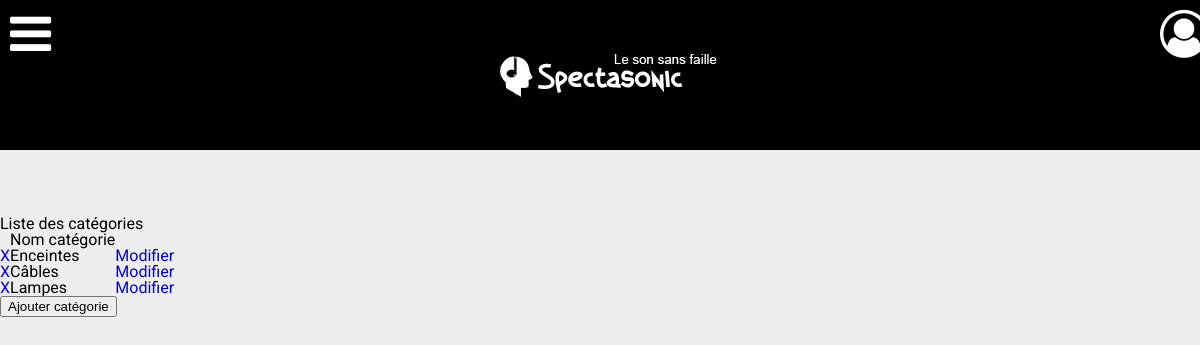
The app's page /admin/CategArticle/lstArticleCateg.php, older data.
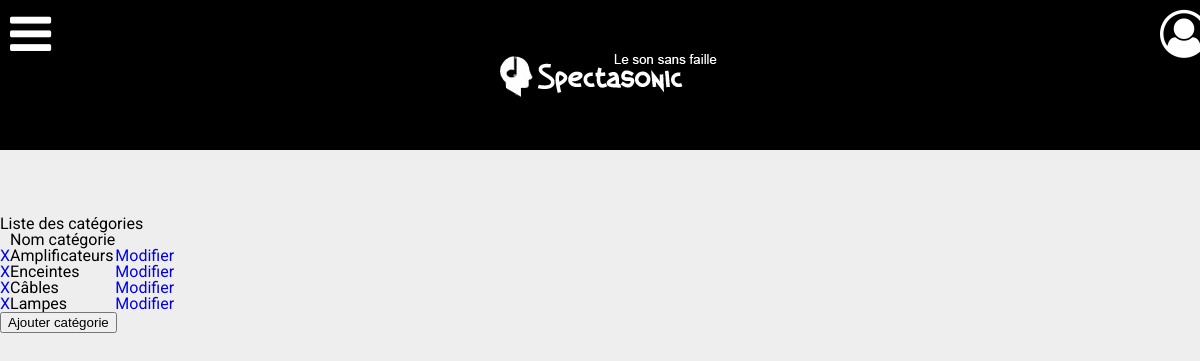
The same page, newer data.
### tables this page shows
CREATE TABLE IF NOT EXISTS `article_category` (
  `code` INT(11) NOT NULL,
  `name` VARCHAR(50) CHARACTER SET 'utf8' COLLATE 'utf8_unicode_ci' NOT NULL,
  `description` LONGTEXT CHARACTER SET 'utf8' COLLATE 'utf8_unicode_ci' NULL DEFAULT NULL,
  `language_id_language` INT(11) NOT NULL,
  PRIMARY KEY (`code`, `language_id_language`),
  INDEX `fk_article_category_language1_idx` (`language_id_language` ASC),
  CONSTRAINT `fk_article_category_language1`
    FOREIGN KEY (`language_id_language`)
    REFERENCES `language` (`id_language`)
    ON DELETE CASCADE
    ON UPDATE CASCADE);

### Class/Functions.php (called while the page is built, shortened)
<?php
require_once("DbConnection.php");
require_once("ProductCategs.php");
Class Functions{
  private $productCategs;
  function __construct(){
    $this->_DB = new DbConnection();
    $this->productCategs = new ProductCategs($this->_DB);
  }
  function getProductsCategsByLang($language)
  {
    return $this->productCategs->getProductsCategsByLang($language);
  }
}

### Class/ProductCategs.php (called while the page is built, shortened)
<?php
class ProductCategs {
   private $DB;
   function __construct($DB) {
     $this->DB = $DB;
   }
   public function getProductsCategsByLang($idlanguage)
   {
     $sql = "SELECT code, name, description FROM article_category WHERE language_id_language = :idLanguage";
     $array = array(
       ':idLanguage' => $idlanguage);
     $sth = $this->DB->query($sql, $array);
     return $sth->fetchAll(PDO::FETCH_ASSOC);
   }
 }

### Class/DbConnection.php (called while the page is built, shortened)
<?php
class DbConnection {
    private $dsn = 'mysql:dbname=pepsi2;host=localhost';
    private  $user = 'admin';
    private  $password = '1234';
    private $dbh = false;
    public function dbConect(){
      if ( ! $this->dbh ){
        try {
          $this->dbh = new PDO($this->dsn, $this->user, $this->password, array(PDO::ATTR_ERRMODE => PDO::ERRMODE_WARNING));
          $this->dbh->exec('SET NAMES UTF8');
        } catch (PDOException $e) {
          die('Connexion échouée : ' . $e->getMessage());
        }
      }
    }
    public function query($stat, $arg = false)
    {
      try {
        if ($arg) {
            $req = $this->dbh->prepare($stat);
            $req->execute($arg);
        } else {
            $req = $this->dbh->query($stat);
        }
        if(strtoupper(explode(" ", $stat)[0]) == "INSERT"){
          return $this->dbh->lastInsertId();
        }
        elseif(strtoupper(explode(" ", $stat)[0]) == "UPDATE" || strtoupper(explode(" ", $stat)[0]) == "DELETE") {
          return $req->rowCount();
        }
        else
        {
          return $req;
        }
      } catch (PDOException $e) {
        die('Problème rencontré lors de l execution de la requete : ' . $e->getMessage());
      }
    }
}

### admin/CategArticle/lstArticleCateg.php (the view, shortened to what this page needs)
<?php
require_once "../../header.php";
include "../../Class/Functions.php";
$lstFunctions = new Functions();
  $content = "<br><h3>Liste des catégories</h3>";
  $content .=  "<table>";
  $content .=  "<tr>";
    $content .=  "<th></th>";
    $content .=  "<th>Nom catégorie</th>";
    $content .=  "<th></th>";
  $content .=  "</tr>";
  foreach ($lstFunctions->getProductsCategsByLang('1') as $categ) {
    $content .= "<tr>";
      $content .= "<td><a href=\"deleteCategArticle.php?categ=".$categ['code']."\"> X </a></td>";
      $content .= "<td>". $categ['name']."</td>";
      $content .= "<td><a href=updateProductCateg.php?categ=".$categ['code'].">Modifier</a></td>";
    $content .= "</tr>";
  }
  $content .=  "</table>";
  $content .= "<a href=addCategArticle.php><input type=\"submit\" class=\"upload-submit\" value=\"Ajouter catégorie\"></a>";
  echo $content;
  include '../../footer.php';
  ?>

Row changes from the older to the newer data that the page shows:
added article_category: name "Amplificateurs"
